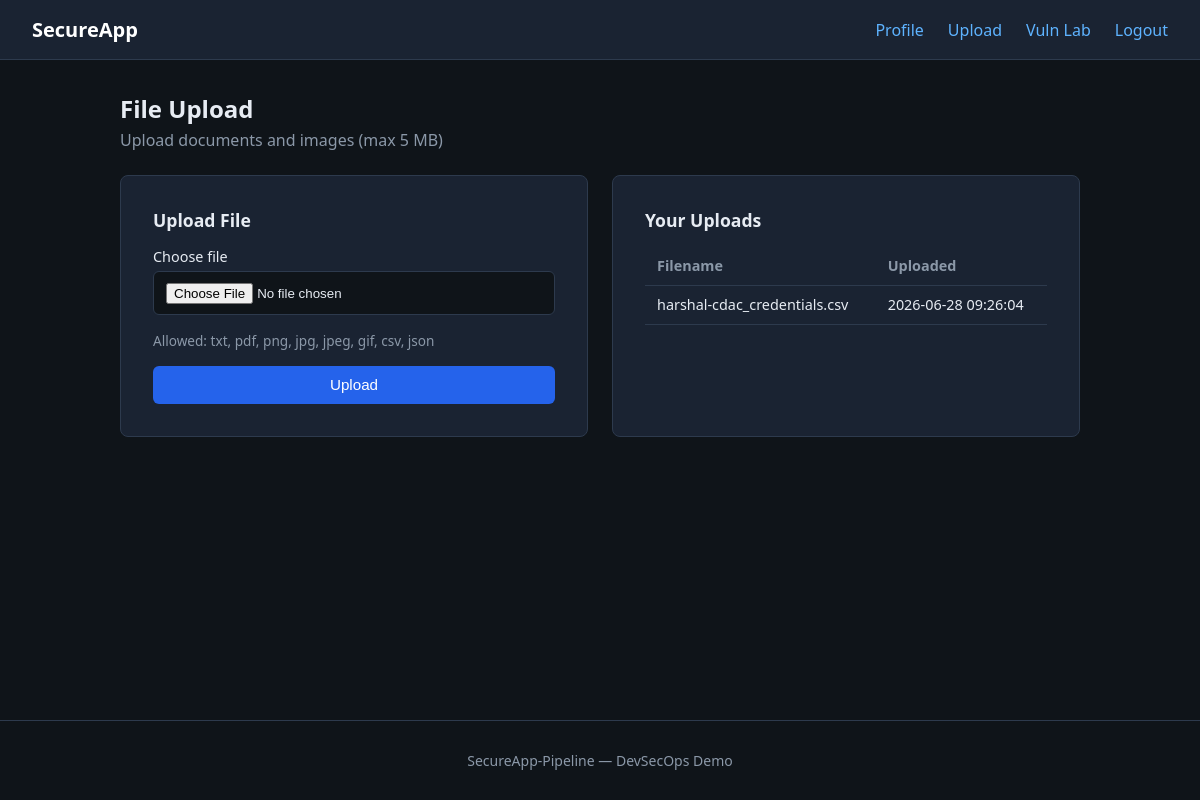
Page /upload (signed in) on the committed database.
### tables this page shows
CREATE TABLE uploads (
            id INTEGER PRIMARY KEY AUTOINCREMENT,
            user_id INTEGER NOT NULL,
            filename TEXT NOT NULL,
            stored_name TEXT NOT NULL,
            uploaded_at TEXT NOT NULL,
            FOREIGN KEY (user_id) REFERENCES users (id)
        );

### app.py (the view, shortened to what this page needs)
@app.route("/upload", methods=["GET", "POST"])
@login_required
def upload():
    user_uploads = get_db().execute(
        """
        SELECT filename, stored_name, uploaded_at
        FROM uploads
        WHERE user_id = ?
        ORDER BY uploaded_at DESC
        """,
        (session["user_id"],),
    ).fetchall()
    return render_template("upload.html", uploads=user_uploads)

### app.py (called while the page is built)
def get_db():
    if "db" not in g:
        g.db = sqlite3.connect(DATABASE)
        g.db.row_factory = sqlite3.Row
    return g.db

def login_required(view):
    @wraps(view)
    def wrapped_view(**kwargs):
        if "user_id" not in session:
            flash("Please log in to continue.", "warning")
            return redirect(url_for("login"))
        return view(**kwargs)
    return wrapped_view

def current_user():
    if "user_id" not in session:
        return None
    return get_db().execute(
        "SELECT id, username, email, is_admin, created_at FROM users WHERE id = ?",
        (session["user_id"],),
    ).fetchone()

@app.before_request
def start_timer():
    request.start_time = time.time()

@app.after_request
def after_request(response):
    REQUEST_COUNT.labels(
        request.method,
        request.path
    ).inc()
    if hasattr(request, "start_time"):
        REQUEST_LATENCY.observe(
            time.time() - request.start_time
        )
    return response

@app.before_request
def load_logged_in_user():
    g.user = current_user()

### templates/upload.html (shortened to what this page needs)
{% extends "base.html" %}
{% block content %}
<section class="page-header">
    <h1>File Upload</h1>
    <p class="subtitle">Upload documents and images (max 5 MB)</p>
</section>
<div class="card-grid">
    <article class="card">
        <h2>Upload File</h2>
        <form method="post" action="{{ url_for('upload') }}" enctype="multipart/form-data" class="form">
            <div class="form-group">
                <label for="file">Choose file</label>
                <input type="file" id="file" name="file" required>
            </div>
            <p class="hint">Allowed: txt, pdf, png, jpg, jpeg, gif, csv, json</p>
            <button type="submit" class="btn btn-primary">Upload</button>
        </form>
    </article>
    <article class="card">
        <h2>Your Uploads</h2>
        {% if uploads %}
            <table class="data-table">
                <thead>
                    <tr>
                        <th>Filename</th>
                        <th>Uploaded</th>
                    </tr>
                </thead>
                <tbody>
                    {% for upload in uploads %}
                        <tr>
                            <td>{{ upload.filename }}</td>
                            <td>{{ upload.uploaded_at[:19].replace('T', ' ') }}</td>
                        </tr>
                    {% endfor %}
                </tbody>
            </table>
        {% else %}
            <p class="empty-state">No files uploaded yet.</p>
        {% endif %}
    </article>
</div>
{% endblock %}

### app/static/css/style.css (style rules this page uses)
*, *::before, *::after { box-sizing: border-box; }
body { margin: 0; font-family: "Segoe UI", system-ui, sans-serif; background: #0f1419; color: #e7ecf3; min-height: 100vh; display: flex; flex-direction: column; }
.auth-card, .card { background: #1a2332; border: 1px solid #2d3a4d; border-radius: 8px; padding: 2rem; }
.page-header { margin-bottom: 1.5rem; }
.page-header h1, .auth-card h1 { margin: 0 0 0.25rem; }
.subtitle { color: #8b98a8; margin: 0 0 1.5rem; }
.form-group { margin-bottom: 1rem; }
.form-group label { display: block; margin-bottom: 0.35rem; font-size: 0.9rem; }
.form-group input[type="text"], .form-group input[type="email"], .form-group input[type="password"], .form-group input[type="file"] { width: 100%; padding: 0.65rem 0.75rem; border: 1px solid #2d3a4d; border-radius: 6px; background: #0f1419; color: #e7ecf3; }
.btn { display: inline-block; padding: 0.65rem 1.25rem; border: none; border-radius: 6px; cursor: pointer; font-size: 0.95rem; }
.btn-primary { background: #2563eb; color: #fff; width: 100%; }
.card-grid { display: grid; gap: 1.5rem; }
@media (min-width: 768px) { .card-grid { grid-template-columns: 1fr 1fr; } }
.card h2 { margin-top: 0; font-size: 1.1rem; }
.data-table { width: 100%; border-collapse: collapse; font-size: 0.9rem; }
.data-table th, .data-table td { padding: 0.6rem 0.75rem; text-align: left; border-bottom: 1px solid #2d3a4d; }
.data-table th { color: #8b98a8; font-weight: 600; }
.hint { font-size: 0.85rem; color: #8b98a8; margin: 0 0 1rem; }

### rows in the picture
uploads: filename "harshal-cdac_credentials.csv", uploaded_at "2026-06-28 09:26:04"
